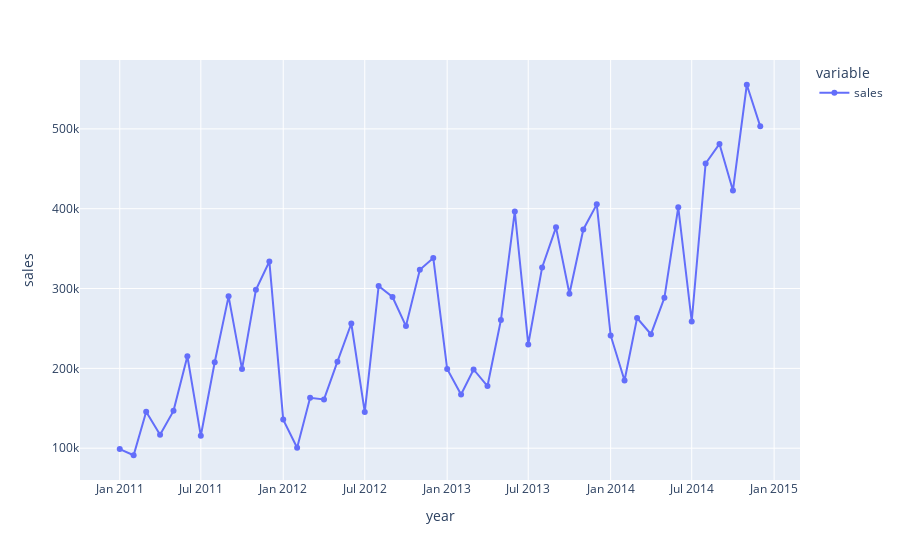

Notebook source saved alongside this figure:
### Code cell
px.line(data_frame=monthly_sales_df, markers=True, labels = {'value' : 'sales', 'month_year' : 'year'})

### Figure 1 — Plotly figure (JSON) as saved in the notebook; plotly's stock layout.template omitted (floating-point values rounded to 4 significant figures)
{"data": [{"hovertemplate": "variable=sales<br>year=%{x}<br>sales=%{y}<extra></extra>", "legendgroup": "sales", "line": {"color": "#636efa", "dash": "solid"}, "marker": {"symbol": "circle"}, "mode": "markers+lines", "name": "sales", "orientation": "v", "showlegend": true, "type": "scatter", "x": ["2011-01", "2011-02", "2011-03", "2011-04", "2011-05", "2011-06", "2011-07", "2011-08", "2011-09", "2011-10", "2011-11", "2011-12", "2012-01", "2012-02", "2012-03", "2012-04", "2012-05", "2012-06", "2012-07", "2012-08", "2012-09", "2012-10", "2012-11", "2012-12", "2013-01", "2013-02", "2013-03", "2013-04", "2013-05", "2013-06", "2013-07", "2013-08", "2013-09", "2013-10", "2013-11", "2013-12", "2014-01", "2014-02", "2014-03", "2014-04", "2014-05", "2014-06", "2014-07", "2014-08", "2014-09", "2014-10", "2014-11", "2014-12"], "xaxis": "x", "y": [98900.0, 91150.0, 145700.0, 116900.0, 146700.0, 215200.0, 115500.0, 207600.0, 290200.0, 199100.0, 298500.0, 333900.0, 135800.0, 100500.0, 163100.0, 161100.0, 208400.0, 256200.0, 145200.0, 303100.0, 289400.0, 252900.0, 323500.0, 338300.0, 199200.0, 167200.0, 198600.0, 177800.0, 260500.0, 396500.0, 229900.0, 326500.0, 376600.0, 293400.0, 374000.0, 405500.0, 241300.0, 184800.0, 263100.0, 242800.0, 288400.0, 401800.0, 258700.0, 456600.0, 481200.0, 422800.0, 555300.0, 503100.0], "yaxis": "y"}], "layout": {"legend": {"title": {"text": "variable"}, "tracegroupgap": 0}, "margin": {"t": 60}, "xaxis": {"anchor": "y", "domain": [0, 1], "title": {"text": "year"}}, "yaxis": {"anchor": "x", "domain": [0, 1], "title": {"text": "sales"}}}}
